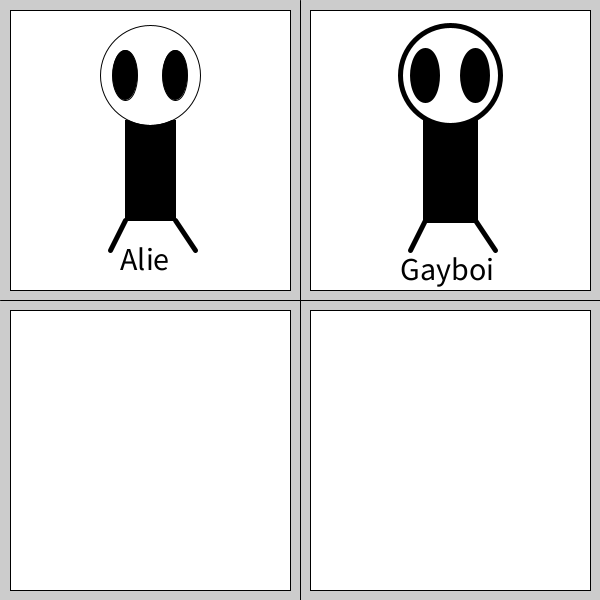
Frame 1 (no input)
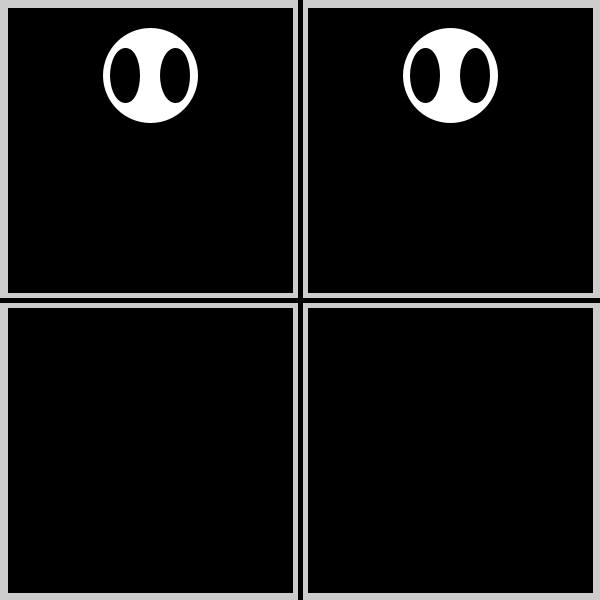
Frame 2 (the mouse pressed at the canvas centre, redrawn once)

The Processing sketch that drew these frames (run headless with seeded random() and noise(); the mouse was pressed at the canvas centre and the sketch redrawn once):

// Processing sketch: alien_boi
// ── alien_boi.pde

// opgaver:

// a) inje 27 (i min version)

// b) linje 82 

// c) 4

//








void setup(){
  size (600,600);
  noLoop();
}

void draw(){

  // make frame behind alien
  frameFunction(0,0);
  frameFunction(300,0);
  
  frameFunction(0,300);
  frameFunction(300,300);
  
  //divide screen i four squares
  line(300,0,300,600);//vertical line
  line (0,300,600,300); //Horizontal line
  
  // make body and color black
  fill(0,0,0);
  rect(125,120,50,100);
  
  // make head and color white
  fill(255,255,255);
  circle(150,75,100);
  
  // make eys and color black
  fill(0,0,0);
  ellipse(125, 75, 25, 50);
  ellipse(175, 75, 25, 50);
  
  //make legs and thicc
  strokeWeight(5);
  line(125,220,110,250);
  line(175,220,195,250);
  
  textSize(32);
  text("Alie", 120, 270);
  
  // i make new alie
   // make body and color black
  fill(0,0,0);
  rect(425,120,50,100);
  
  // make head and color white
  fill(255,255,255);
  circle(450,75,100);
  
  // make eys and color black
  fill(0,0,0);
  ellipse(425, 75, 25, 50);
  ellipse(475, 75, 25, 50);
  
  //make legs and thicc
  strokeWeight(5);
  line(425,220,410,250);
  line(475,220,495,250);
  
  textSize(32);
  text("Gayboi", 400, 280);
}


void frameFunction(int x, int y ){
  rect(10+x,10+y,280,280);
}
